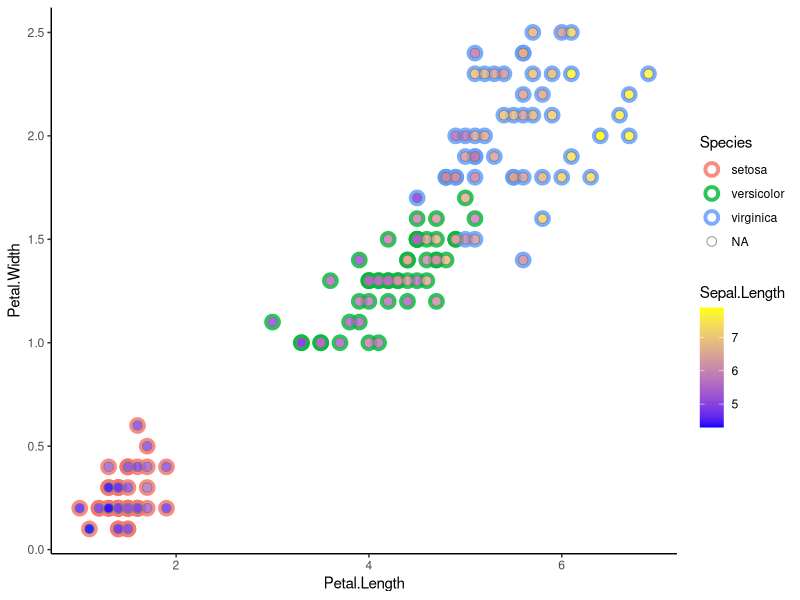
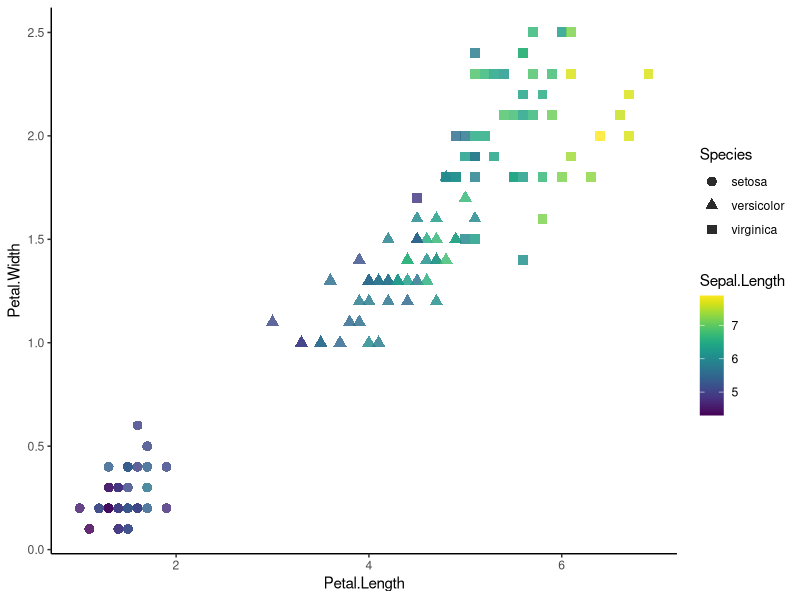

R code for these plots, in order:
library(tidyverse)
ggplot(iris, aes(x = Petal.Length, y = Petal.Width)) +
  theme_classic() +
  geom_point(
    mapping = aes(colour = Species),
    shape = 1,
    size = 3,
    stroke = 2,
    alpha = 5 / 6
    ) +
  geom_point(
    mapping = aes(fill = Sepal.Length, colour = NA),
    size = 2.88,
    alpha = 5 /6,
    shape = 21
  ) +
  scale_fill_gradient(low = "blue", high = "yellow")

library(viridis)
ggplot(iris, aes(x = Petal.Length, y = Petal.Width)) +
  theme_classic() +
  geom_point(
    mapping = aes(colour = Sepal.Length, shape = Species),
    size = 3,
    alpha = 5 / 6
  ) +
  scale_colour_viridis()
